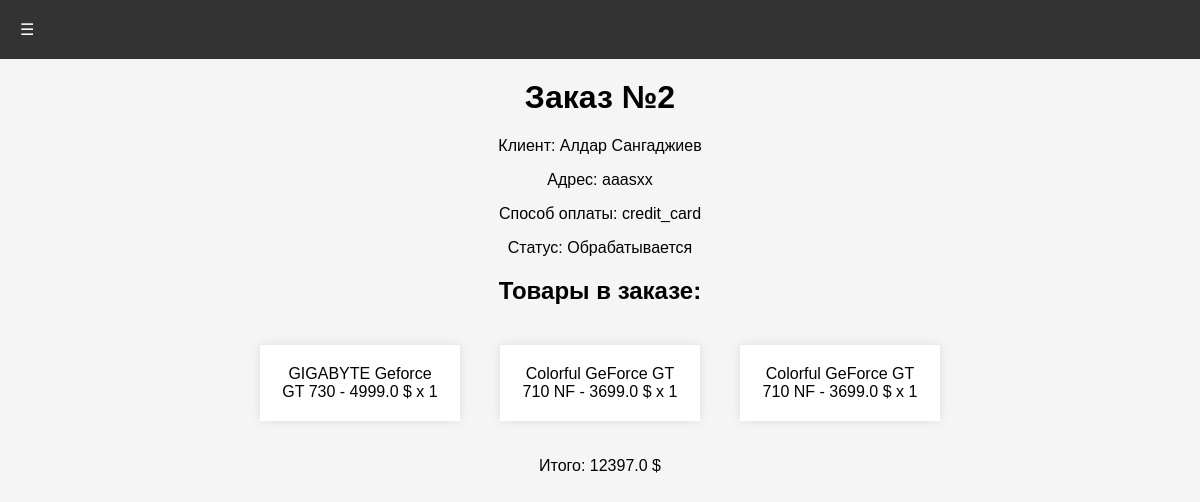
/order/2 (signed in), run on the app's committed database.
### app/models.py (models this page shows)
class Order(db.Model):
    id = db.Column(db.Integer, primary_key=True)
    user_id = db.Column(db.Integer, db.ForeignKey('user.id'), nullable=False)
    customer_name = db.Column(db.String(100), nullable=False)
    customer_address = db.Column(db.Text, nullable=False)
    payment_method = db.Column(db.String(50), nullable=False)
    created_at = db.Column(db.DateTime, default=db.func.now())
    status = db.Column(db.String(50), default='Обрабатывается')
    order_items = db.relationship('OrderItem', backref='order', lazy='dynamic')
    user = db.relationship('User', back_populates='orders')
    @property
    def total_amount(self):
        total = 0
        for item in self.order_items:
            total += item.product.price
        return total

class OrderItem(db.Model):
    id = db.Column(db.Integer, primary_key=True)
    order_id = db.Column(db.Integer, db.ForeignKey('order.id'), nullable=False)
    product_id = db.Column(db.Integer, db.ForeignKey('product.id'), nullable=False)
    product = db.relationship('Product', backref=db.backref('order_items', lazy='dynamic'))
    quantity = db.Column(db.Integer, nullable=False, default=1)

class Product(db.Model):
    id = db.Column(db.Integer, primary_key=True)
    name = db.Column(db.String(100), nullable=False)
    description = db.Column(db.Text, nullable=False)
    price = db.Column(db.Float, nullable=False)
    category_id = db.Column(db.Integer, db.ForeignKey('category.id'), nullable=False)
    category = db.relationship('Category', backref=db.backref('products', lazy='dynamic'))
    brand_id = db.Column(db.Integer, db.ForeignKey('brand.id'), nullable=False)
    brand = db.relationship('Brand', backref=db.backref('products', lazy='dynamic'))
    image = db.Column(db.String(100), nullable=False)

### app/routes.py (the view)
@login_required
@app.route('/order/<int:order_id>')
def order_details(order_id):
    order = Order.query.get(order_id)
    cart_count = len(session.get('cart', []))
    if order.user_id != current_user.id:
        abort(404)
    return render_template('order_details.html', order=order, cart_count=cart_count)

### app/routes.py (called while the page is built)
@login_manager.user_loader
def load_user(user_id):
    return User.query.get(int(user_id))

### app/templates/order_details.html (shortened to what this page needs)
<!DOCTYPE html>
<html lang="ru">
<head>
    <link rel="stylesheet" href="{{ url_for('static', filename='css/styles.css') }}">
</head>
<body>
    <nav>
       <div class="dropdown">
           <button class="dropbtn">&#9776;</button>
       </div>
   </nav>
    <h1>Заказ №{{ order.id }}</h1>
    <p>Клиент: {{ order.customer_name }}</p>
    <p>Адрес: {{ order.customer_address }}</p>
    <p>Способ оплаты: {{ order.payment_method }}</p>
    <p>Статус: {{ order.status }}</p>
    <h2>Товары в заказе:</h2>
    <ul>
        {% for item in order.order_items %}
        <li>{{ item.product.name }} - {{ item.product.price }} $ x {{ item.quantity }}</li>
        {% endfor %}
    </ul>
    <p>Итого: {{ order.total_amount }} $</p>
</body>
</html>

### app/static/css/styles.css (style rules this page uses)
body { font-family: Arial, sans-serif; margin: 0; padding: 0; background-color: #f5f5f5; }
p { margin-bottom: 10px; text-align: center }
nav { background-color: #333; color: #fff; padding: 10px; }
h1 { text-align: center; }
h2 { text-align: center; margin-top: 20px; }
ul { list-style-type: none; margin: 0; padding: 0; display: flex; flex-wrap: wrap; justify-content: center; }
li { margin: 20px; padding: 20px; background-color: #fff; box-shadow: 0 0 10px rgba(0, 0, 0, 0.1); text-align: center; width: 200px; }
button { padding: 5px 10px; border: none; border-radius: 5px; background-color: #4CAF50; color: white; cursor: pointer; }
html { box-sizing: border-box; -webkit-font-smoothing: antialiased; }
.dropdown { position: relative; display: inline-block; }
.dropbtn { background-color: #333; color: white; padding: 10px; font-size: 16px; border: none; cursor: pointer; }
h1 { text-align: center; margin-top: 20px; }

### data on the page
Order: id "2", customer_name "Алдар Сангаджиев", customer_address "aaasxx", payment_method "credit_card", status "Обрабатывается"
OrderItem: product.name "GIGABYTE Geforce GT 730", product.price "4999.0", quantity "1"
OrderItem: product.name "Colorful GeForce GT 710 NF", product.price "3699.0", quantity "1"
OrderItem: product.name "Colorful GeForce GT 710 NF", product.price "3699.0", quantity "1"
Product: total_amount "12397.0"
